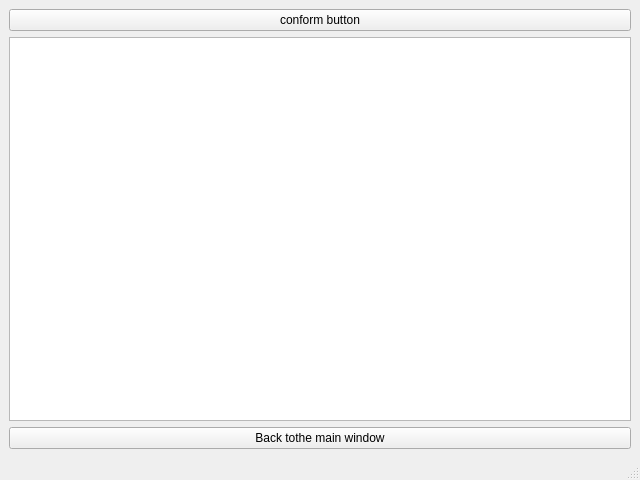
<?xml version="1.0" encoding="UTF-8"?>
<ui version="4.0">
 <class>SubWindow</class>
 <widget class="QMainWindow" name="SubWindow">
  <property name="geometry">
   <rect>
    <x>0</x>
    <y>0</y>
    <width>640</width>
    <height>480</height>
   </rect>
  </property>
  <property name="windowTitle">
   <string>MainWindow</string>
  </property>
  <widget class="QWidget" name="centralwidget">
   <layout class="QVBoxLayout" name="verticalLayout_2">
    <item>
     <layout class="QVBoxLayout" name="verticalLayout">
      <item>
       <widget class="QPushButton" name="pushButton_4">
        <property name="text">
         <string>conform button</string>
        </property>
       </widget>
      </item>
      <item>
       <widget class="QTextEdit" name="textEdit_3"/>
      </item>
      <item>
       <widget class="QPushButton" name="pushButton_5">
        <property name="text">
         <string>Back tothe main window</string>
        </property>
       </widget>
      </item>
     </layout>
    </item>
   </layout>
  </widget>
  <widget class="QMenuBar" name="menubar">
   <property name="geometry">
    <rect>
     <x>0</x>
     <y>0</y>
     <width>640</width>
     <height>22</height>
    </rect>
   </property>
  </widget>
  <widget class="QStatusBar" name="statusbar"/>
 </widget>
 <resources/>
 <connections/>
</ui>
